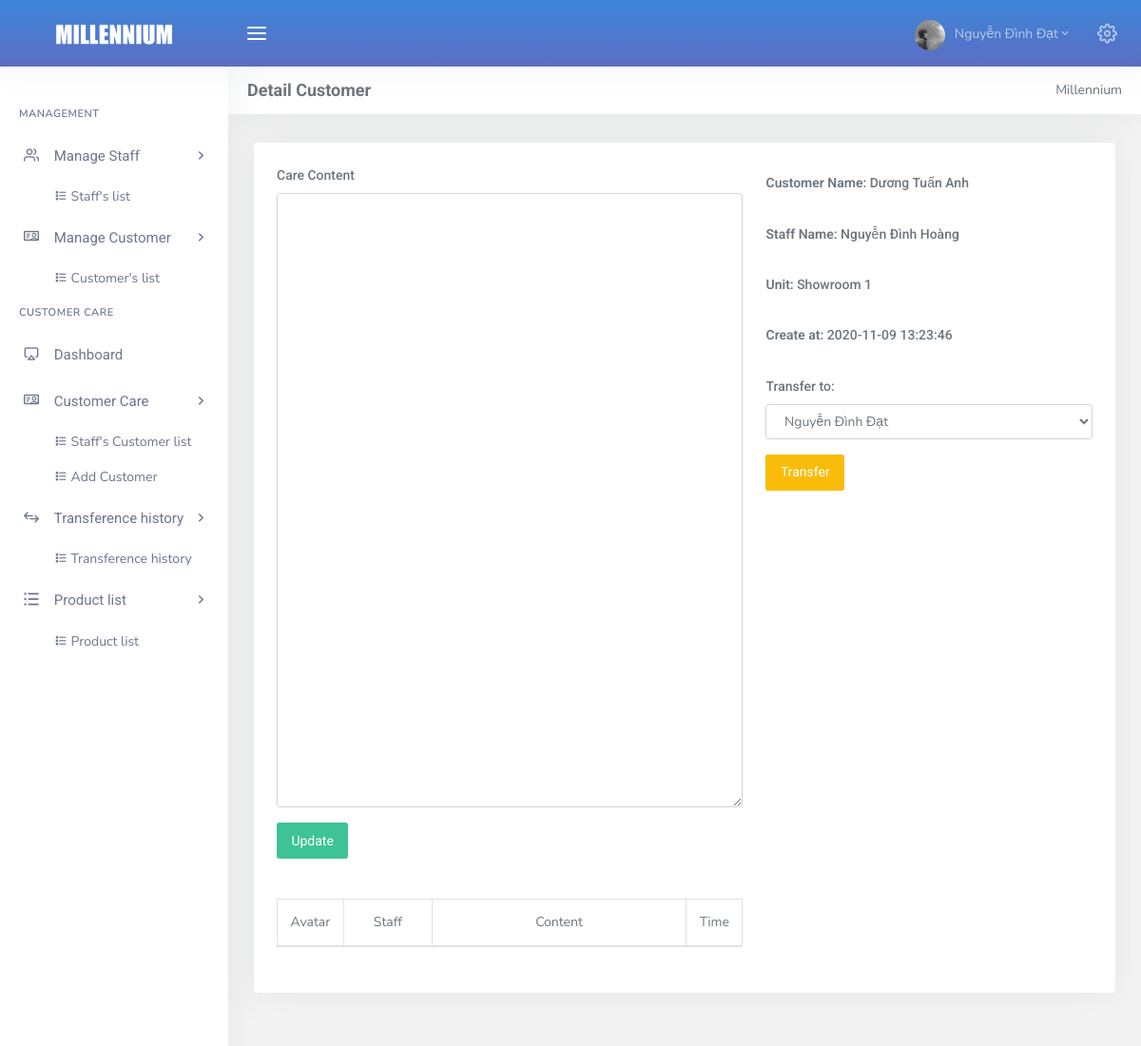
The page /admin/dashboard.php?page=detail_customer_care&id=7 (signed in) on the database its author committed.
### tables this page shows
CREATE TABLE `tbl_user` (
  `id` int(11) NOT NULL,
  `name` varchar(50) NOT NULL,
  `showroom_id` int(11) NOT NULL,
  `avatar` varchar(50) NOT NULL DEFAULT 'default.png',
  `email` varchar(50) NOT NULL,
  `passw` varchar(50) NOT NULL DEFAULT '123456',
  `addres` varchar(100) NOT NULL,
  `salary` float NOT NULL,
  `role` tinyint(4) NOT NULL DEFAULT 2,
  `status` tinyint(4) NOT NULL DEFAULT 1,
  `create_at` datetime NOT NULL DEFAULT current_timestamp()
);

CREATE TABLE `tbl_customer` (
  `id` int(11) NOT NULL,
  `name` varchar(50) NOT NULL,
  `showroom_id` int(11) NOT NULL,
  `phone` varchar(10) NOT NULL,
  `email` varchar(50) NOT NULL,
  `sex` varchar(5) NOT NULL,
  `birth` date NOT NULL DEFAULT '1970-01-01',
  `passw` varchar(50) NOT NULL,
  `avatar` varchar(50) NOT NULL DEFAULT 'guest.jpg',
  `create_at` datetime NOT NULL DEFAULT current_timestamp()
);

CREATE TABLE `tbl_showroom` (
  `showroom_id` int(11) NOT NULL,
  `title` varchar(50) NOT NULL,
  `addres` varchar(100) NOT NULL,
  `create_at` datetime NOT NULL DEFAULT current_timestamp()
);

CREATE TABLE `tbl_care` (
  `user_id` int(11) NOT NULL,
  `customer_id` int(11) NOT NULL,
  `status` tinyint(4) NOT NULL DEFAULT 1,
  `create_at` datetime NOT NULL DEFAULT current_timestamp()
);

### admin/Controller/CustomerCare/CustomerCare_c.php (called while the page is built, shortened)
<?php
    include_once("Model/CustomerCare/CustomerCare_m.php");
    class CustomerCare_c extends CustomerCare_m {
        private $customer_care;
        function __construct()
        {
            $this->customer_care = new CustomerCare_m();
        }
        public function detailCustomerCare () {
            $customer_id = $_GET['id'];
            $customer_care2 = $this->customer_care->getInfoCustomerCare($customer_id);
            $customer_care1 = $this->customer_care->getAllUserExceptOne($customer_care2['user_id']);
            include_once 'View/CustomerCare/detail_customer_care.php';
        }
    }
?>

### admin/Config/myConfig.php (called while the page is built, shortened)
<?php
	class Connect{
		private $user = "root";
		private $pass = "";
		private $dns = "mysql:host=localhost;dbname=customer_care";
		function __construct(){
			try {
				$this->pdo = new PDO($this->dns, $this->user, $this->pass);
				$this->pdo->query("SET NAMES utf8");
			} catch (PDOException $e) {
				echo $e->getMessage();
				exit();
			}
		}
	}
 ?>

### admin/Model/CustomerCare/CustomerCare_m.php (called while the page is built, shortened)
<?php
    include_once("Config/myConfig.php");
    class CustomerCare_m extends Connect {
        function __construct()
        {
            parent::__construct();
        }
        protected function getInfoCustomerCare ($customer_id) {
            $sql = "
            SELECT tbl_care.customer_id, tbl_user.name as 'Họ tên NV', tbl_customer.name, tbl_showroom.title, tbl_customer.phone, tbl_customer.email, tbl_care.status, tbl_care.create_at, tbl_customer.id, tbl_care.user_id
            FROM
                tbl_user,
                tbl_customer,
                tbl_showroom,
                tbl_care
            WHERE
                tbl_customer.showroom_id = tbl_showroom.showroom_id AND tbl_user.id = tbl_care.user_id AND tbl_customer.id = tbl_care.customer_id AND tbl_customer.id = :customer_id";
            $pre = $this->pdo->prepare($sql);
            $pre->bindParam(":customer_id", $customer_id);
            $pre->execute();
            return $row = $pre->fetch(PDO::FETCH_ASSOC);
        }
        protected function getAllUserExceptOne($id) {
            $sql = "SELECT * FROM tbl_user, tbl_showroom
                    WHERE tbl_user.showroom_id = tbl_showroom.showroom_id AND id != :id";
            $pre = $this->pdo->prepare($sql);
            $pre->bindParam(':id', $id);
            $pre->execute();
            $result = array();
            while ($row = $pre->fetch(PDO::FETCH_ASSOC)) {
                $result[] = $row;
            }
            return $result;
        }
    }

### admin/View/CustomerCare/detail_customer_care.php (the view, shortened to what this page needs)
<div class="card-box">
	<div class="row">
		<div class="col-7">
			<form>
				<fieldset class="form-group">
					<label for="formGroupExampleInput">Care Content</label>
					<textarea class="form-control ckeditor" rows="30" name="content"></textarea>
				</fieldset>
				<button type="button" class="btn btn-success add_content" value="<?= $customer_id; ?>">Update</button>
			</form><br><br>
			<div class="table-content" id="data_content">
				<table class="table table-bordered dt-responsive nowrap">
					<thead class="text-center dataContentHeader">
						<td style="width: 10%">Avatar</td>
						<td style="width: 20%">Staff</td>
						<td style="width: 60%">Content</td>
						<td style="width: 10%">Time</td>
					</thead>
						<?php
						include_once 'Controller/CustomerCare/CustomerCare_c.php';
						$customer_id = $_GET['id'];
							?>
				</table>
			</div>
		</div>
		<div class="col-5">
			<form>
				<div class="form-group">
					<label for="name" class="col-form-label"><b>Customer Name:</b> <?= $customer_care2['name']; ?></label>
				</div>
				<div class="form-group">
					<label for="name" class="col-form-label"><b>Staff Name:</b>  <?= $customer_care2['Họ tên NV']; ?></label>
				</div>
				<div class="form-group">
					<label for="name" class="col-form-label"><b>Unit:</b>  <?= $customer_care2['title']; ?></label>
				</div>
				<div class="form-group">
					<label for="phone" class="col-form-label"><b>Create at:</b>  <?= $customer_care2['create_at']; ?></label>
				</div>
				<div class="form-group">
					<label class="col-form-label">Transfer to:</label>
					<select class="form-control" id="listUser">
						<?php foreach ($customer_care1 as $value) {
							?>
							<option value="<?= $value['id']; ?>"><?= $value['name']; ?></option>
							<?php
						}
						?>
					</select>
				</div>
				<button type="button" class="btn btn-warning transfer" value="<?= $customer_id; ?>">Transfer</button>
			</form><br><br>
		</div>
	</div>
</div>

### rows shown on the page
tbl_user: tbl_customer.name "Dương Tuấn Anh", name "Nguyễn Đình Hoàng", tbl_showroom.title "Showroom 1", tbl_care.create_at "2020-11-09 13:23:46"

### other values the page prints
$_SESSION['name'] "Nguyễn Đình Đạt"
form field value "Nguyễn Đình Đạt"
